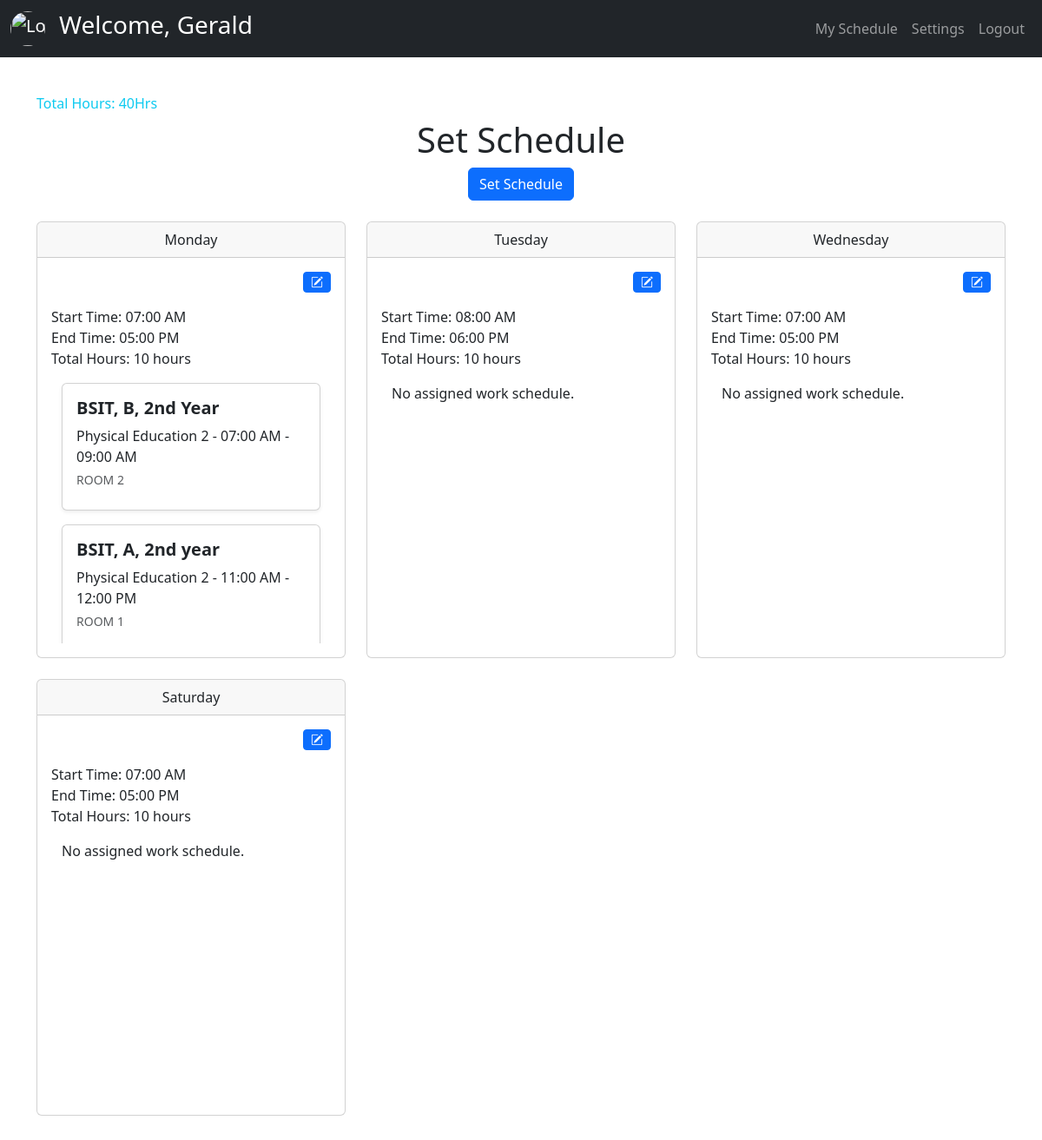
The app's page /teacher/index.php (signed in) with its own data.
### tables this page shows
CREATE TABLE `tblfacultymember` (
  `teacher_id` int(11) NOT NULL,
  `ID_code` varchar(60) NOT NULL,
  `fname` varchar(60) NOT NULL,
  `mname` varchar(60) NOT NULL,
  `lname` varchar(60) NOT NULL,
  `designation` varchar(60) NOT NULL,
  `totalweekly_hrs` varchar(60) DEFAULT NULL,
  `Password` varchar(60) DEFAULT NULL,
  `teacher_status` int(11) NOT NULL DEFAULT 1 COMMENT '0=archive,1=active'
);

CREATE TABLE `tblschedule` (
  `sched_id` int(11) NOT NULL,
  `sched_teacher_id` int(11) NOT NULL,
  `sched_day` varchar(60) NOT NULL,
  `sched_start_Hrs` time NOT NULL,
  `sched_end_Hrs` time NOT NULL,
  `sched_status` varchar(60) NOT NULL DEFAULT 'normal'
);

CREATE TABLE `tblworkschedule` (
  `ws_id` int(11) NOT NULL,
  `ws_schedule_id` int(11) NOT NULL,
  `ws_sectionId` int(11) NOT NULL,
  `ws_roomCode` varchar(60) NOT NULL,
  `ws_CurriculumID` int(11) NOT NULL,
  `ws_subtStartTimeAssign` time NOT NULL,
  `ws_subtEndTimeAssign` time NOT NULL,
  `ws_typeOfWork` varchar(60) NOT NULL,
  `ws_ol_request_status` varchar(60) DEFAULT NULL,
  `ws_status` varchar(60) NOT NULL DEFAULT 'regular_work'
);

CREATE TABLE `tblsection` (
  `sectionId` int(11) NOT NULL,
  `course` varchar(60) NOT NULL,
  `year_level` varchar(60) NOT NULL,
  `section` varchar(60) NOT NULL,
  `section_status` int(11) NOT NULL DEFAULT 1 COMMENT '0=archive, 1=exist'
);

CREATE TABLE `tblcurriculum` (
  `subject_id` int(11) NOT NULL,
  `subject_code` varchar(60) NOT NULL,
  `subject_name` varchar(60) NOT NULL,
  `lab_num` int(11) NOT NULL,
  `lec_num` int(11) NOT NULL,
  `hours` int(11) NOT NULL,
  `semester` int(11) NOT NULL,
  `designated_year_level` int(11) NOT NULL,
  `subject_status` int(11) NOT NULL DEFAULT 1 COMMENT '0=archive,1=exist',
  `subject_date_added` timestamp NOT NULL DEFAULT current_timestamp() ON UPDATE current_timestamp()
);

### teacher/backend/db.php (called while the page is built, shortened)
<?php
class db_connect
{
    public $host = db_host;
    public $user = db_user;
    public $pass = db_pass;
    public $name = db_name;
    public function connect()
    {
        try {
            $this->conn = new mysqli($this->host, $this->user, $this->pass, $this->name);
        } catch (\Throwable $th) {
            header("Location:setup.php");
        }
    }
}

### teacher/backend/class.php (called while the page is built, shortened)
<?php
include ('db.php');
class global_class extends db_connect
{
    public function fetch_teacher_detail($teacher_id) {
        $query = $this->conn->prepare("SELECT *
            FROM `tblfacultymember`
            WHERE teacher_status='1' AND teacher_id = ?");
        $query->bind_param("i", $teacher_id);
        if ($query->execute()) {
            $result = $query->get_result();
            return $result;
        } else {
            return false;
        }
    }
        public function fetch_schedule($teacher_id)
        {
            $query = "SELECT * FROM `tblschedule` WHERE `sched_teacher_id` = $teacher_id";
            $result = $this->conn->query($query);
            if ($result && $result->num_rows > 0) {
                $schedules = $result->fetch_all(MYSQLI_ASSOC);
                return $schedules;
            } else {
                return [];
            }
        }
        public function fetch_workschedule($sched_id)
    {
        $query = "
            SELECT *
            FROM tblschedule
            LEFT JOIN tblworkschedule ON tblschedule.sched_id = tblworkschedule.ws_schedule_id
            LEFT JOIN tblsection ON tblsection.sectionId = tblworkschedule.ws_sectionId
            LEFT JOIN tblcurriculum ON tblcurriculum.subject_id = tblworkschedule.ws_CurriculumID
            WHERE tblschedule.sched_id = '$sched_id'
        ";
        $result = $this->conn->query($query);
        if ($result) {
            if ($result->num_rows > 0) {
                $schedules = $result->fetch_all(MYSQLI_ASSOC);
                return $schedules;
            } else {
                $result->free();
                return [];
            }
        } else {
            return false;
        }
    }
}

### teacher/index.php (the view, shortened to what this page needs)
<?php
include "components/header.php";
?>
<div class="container my-4">
    <?php
    if($teacher['totalweekly_hrs']){
    echo "<h6 class='text-info'>Total Hours: " . $teacher['totalweekly_hrs'] . "Hrs</h6>";
   }
    if(!$teacher['totalweekly_hrs']){ ?>
        <div class="row mb-4">
                <div class="col-12 text-center">
                    <h1>Choose Weekly Hours</h1>
                        <form id="frmChooseWeeklyHrs">
                                <input type="hidden" id="teacher_id" name="teacher_id" value="<?= $teacher['teacher_id']; ?>" required>
                            <div class="form-check form-check-inline">
                                <input class="form-check-input" type="radio" name="weeklyHours" id="hours30" value="30">
                                <label class="form-check-label" for="hours30">30 hrs weekly</label>
                            </div>
                            <div class="form-check form-check-inline">
                                <input class="form-check-input" type="radio" name="weeklyHours" id="hours40" value="40">
                                <label class="form-check-label" for="hours40">40 hrs weekly</label>
                            </div>
                            <div class="mt-4">
                                <button type="submit" id="btnSaveSchedule" class="btn btn-primary">
                                    <span class="btnSpinner spinner-border spinner-border-sm" style="display:none;" role="status" aria-hidden="true"></span>
                                    Save
                                </button>
                            </div>
                        </form>
                </div>
            </div>
    <?php }else{?>
    <div class="row">
        <div class="col-12 text-center">
            <h1>Set Schedule</h1>
            <button class="btn btn-primary" data-bs-toggle="modal" data-bs-target="#setScheduleModal">
                Set Schedule
            </button>
        </div>
    </div>
    <div class="row mt-4">
        <?php
        $fetch_schedule = $db->fetch_schedule($teacher['teacher_id']);
        $daysOfWeek = ['monday', 'tuesday', 'wednesday', 'thursday', 'friday', 'saturday', 'sunday'];
        if (!empty($fetch_schedule)) {
            foreach ($daysOfWeek as $day):
                $scheduleForDay = null;
                foreach ($fetch_schedule as $schedule):
                    if (strtolower($schedule['sched_day']) == $day) {
                        $scheduleForDay = $schedule;
                        break;
                    }
                endforeach;
                if ($scheduleForDay):
        ?>
            <div class="col-md-4 mb-4">
                <div class="card" >
                    <div class="card-header text-center" >
                        <?php echo ucfirst($day); ?>
                    </div>
                    <div class="card-body">
                    <div class="d-flex justify-content-end">
    <button
        class="btn btn-primary btn-sm update-schedule-btn mb-3"
        data-bs-toggle="modal"
        data-bs-target="#updateScheduleModal"
        data-day="<?php echo $day; ?>"
        data-start="<?php echo $scheduleForDay['sched_start_Hrs']; ?>"
        data-end="<?php echo $scheduleForDay['sched_end_Hrs']; ?>"
        data-sched_id="<?php echo $scheduleForDay['sched_id']; ?>"
    >
        <i class="bi bi-pencil-square"></i>
    </button>
</div>
                        <p id="schedule-<?php echo $day; ?>">
                            <?php
                            $startTime = date('h:i A', strtotime($scheduleForDay['sched_start_Hrs']));
                            $endTime = date('h:i A', strtotime($scheduleForDay['sched_end_Hrs']));
                            $start = strtotime($scheduleForDay['sched_start_Hrs']);
                            $end = strtotime($scheduleForDay['sched_end_Hrs']);
                            $diff = $end - $start;
                            $hours = floor($diff / 3600);
                            $minutes = floor(($diff % 3600) / 60);
                            echo "Start Time: " . $startTime . "<br>End Time: " . $endTime . "<br>";
                            if ($minutes > 0) {
                                echo "Total Hours: " . $hours . " hours " . $minutes . " minutes";
                            } else {
                                echo "Total Hours: " . $hours . " hours";
                            }
                            ?>
                        </p>
                        <div class="container" style="height:300px; max-height: 300px; overflow-y: auto;">
                            <?php
                                include "backend/end-points/schedule_list.php";
                                ?>
                            </div>
                    </div>
                </div>
            </div>
        <?php
                endif;
            endforeach;
        } else {
            echo '<div class="col-12 text-center">';
            echo '<p class="text-muted">No schedules set found.</p>';
            echo '</div>';
        }
        ?>
    </div>
<?php } ?>
</div>
<?php
include "components/footer.php";
?>

### teacher/components/header.php (shortened to what this page needs)
<?php
include('backend/class.php');
$db = new global_class();
$teacherDetails = $db->fetch_teacher_detail($_SESSION['teacher_id']);
$teacher = $teacherDetails->fetch_assoc();
?>
<head>
  <link href="https://cdn.jsdelivr.net/npm/bootstrap@5.3.3/dist/css/bootstrap.min.css" rel="stylesheet">
  <link rel="stylesheet" href="https://cdn.jsdelivr.net/npm/sweetalert2@11/dist/sweetalert2.min.css">
  <link rel="stylesheet" href="https://cdnjs.cloudflare.com/ajax/libs/AlertifyJS/1.13.1/css/alertify.css" />
  <link rel="stylesheet" href="css/header.css">
</head>
<body>
  <?php include "../function/PageLoader.php";?>
  <nav class="navbar navbar-expand-lg navbar-dark bg-dark">
    <div class="container-fluid">
      <a class="navbar-brand" href="#">
      <img src="https://encrypted-tbn0.gstatic.com/images?q=tbn:ANd9GcSiQc01tubeOKno4VlBcUlZ-OEjad8ChfAYOw&s" alt="Logo" class="rounded-circle" style="width: 40px; height: 40px; object-fit: cover;">
    </a>
    <h3 class="text-white">Welcome, <?=ucfirst($teacher['fname']);?></h3>
      <div class="collapse navbar-collapse" id="navbarNav">
        <ul class="navbar-nav ms-auto">
          <li class="nav-item">
            <a class="nav-link" href="index.php">My Schedule</a>
          </li>
          <li class="nav-item">
            <a class="nav-link" href="settings.php">Settings</a>
          </li>
          <li class="nav-item">
            <a class="nav-link" href="logout.php">Logout</a>
          </li>
        </ul>
      </div>
    </div>
  </nav>
  <div class="content">

### teacher/backend/end-points/schedule_list.php (shortened to what this page needs)
<?php
                               $fetch_workschedule = $db->fetch_workschedule($scheduleForDay['sched_id']);
                                if (!empty($fetch_workschedule)) {
                                    $has_assigned_work = false;
                                    foreach ($fetch_workschedule as $workschedule):
                                        if ($workschedule['ws_id']) {
                                            $has_assigned_work = true;
                                            $start_time = date('h:i A', strtotime($workschedule['ws_subtStartTimeAssign']));
                                            $end_time = date('h:i A', strtotime($workschedule['ws_subtEndTimeAssign']));
                                ?>
                                           <div class="card shadow-sm mb-3 ">
                                                <div class="card-body">
                                                    <div class="d-flex justify-content-between align-items-center">
                                                        <h5 class="card-title mb-2">
                                                            <strong><?= $workschedule['course'] ?>, <?= $workschedule['section'] ?>, <?= $workschedule['year_level'] ?></strong>
                                                        </h5>
                                                    </div>
                                                    <p class="card-text mb-1"><?= ucfirst($workschedule['subject_name']) ?> - <?= $start_time ?> - <?= $end_time ?></p>
                                                    <small class="text-muted d-block mb-2"><?= $workschedule['ws_roomCode'] ?></small>
                                                </div>
                                            </div>
                                <?php }
                                    endforeach;
                                    if (!$has_assigned_work) {
                                        echo '<p>No assigned work schedule.</p>';
                                    }
                                } else {
                                    echo '<p>No work schedule assigned.</p>';
                                }
                                ?>

### teacher/css/header.css (style rules this page uses)
.content { transition: margin-left 0.3s ease; padding: 20px; }
.navbar { z-index: 1060; }
.content { z-index: 100; }

### records on screen
tblfacultymember: fname "Gerald", totalweekly_hrs "40"
tblschedule: day "Monday", sched_start_Hrs "07:00 AM", sched_end_Hrs "05:00 PM", hours "10"
tblworkschedule: ws_sectionId.course "BSIT", ws_sectionId.section "B", ws_sectionId.year_level "2nd Year", ws_CurriculumID.subject_name "Physical Education 2", ws_subtStartTimeAssign "07:00 AM", ws_subtEndTimeAssign "09:00 AM", ws_roomCode "ROOM 2"
tblworkschedule: ws_sectionId.course "BSIT", ws_sectionId.section "A", ws_sectionId.year_level "2nd year", ws_CurriculumID.subject_name "Physical Education 2", ws_subtStartTimeAssign "11:00 AM", ws_subtEndTimeAssign "12:00 PM", ws_roomCode "ROOM 1"
tblschedule: day "Tuesday", sched_start_Hrs "08:00 AM", sched_end_Hrs "06:00 PM", hours "10", shows "No assigned work schedule."
tblschedule: day "Wednesday", sched_start_Hrs "07:00 AM", sched_end_Hrs "05:00 PM", hours "10", shows "No assigned work schedule."
tblschedule: day "Saturday", sched_start_Hrs "07:00 AM", sched_end_Hrs "05:00 PM", hours "10", shows "No assigned work schedule."
